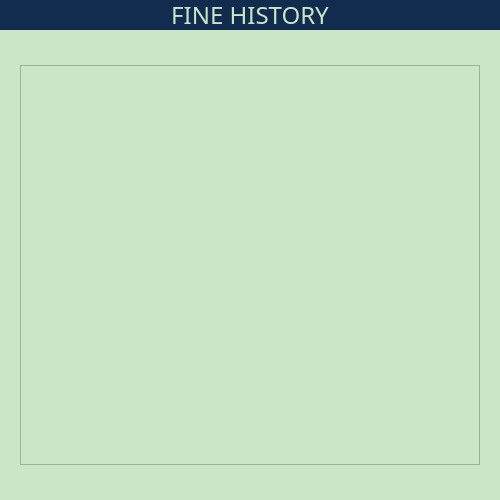
<?xml version="1.0" encoding="UTF-8"?>
<ui version="4.0">
 <class>view_fine_history_ui</class>
 <widget class="QDialog" name="view_fine_history_ui">
  <property name="geometry">
   <rect>
    <x>0</x>
    <y>0</y>
    <width>500</width>
    <height>500</height>
   </rect>
  </property>
  <property name="windowTitle">
   <string>Fine History</string>
  </property>
  <property name="styleSheet">
   <string notr="true">background-color: #CBE6C7;</string>
  </property>
  <widget class="QLabel" name="label">
   <property name="geometry">
    <rect>
     <x>0</x>
     <y>0</y>
     <width>500</width>
     <height>30</height>
    </rect>
   </property>
   <property name="font">
    <font>
     <family>Gloucester MT Extra Condensed</family>
     <pointsize>18</pointsize>
    </font>
   </property>
   <property name="styleSheet">
    <string notr="true">background-color:#122C4F;
color:#CBE6C7;</string>
   </property>
   <property name="text">
    <string>FINE HISTORY</string>
   </property>
   <property name="alignment">
    <set>Qt::AlignCenter</set>
   </property>
  </widget>
  <widget class="QTableWidget" name="fine_history_table">
   <property name="geometry">
    <rect>
     <x>20</x>
     <y>65</y>
     <width>460</width>
     <height>400</height>
    </rect>
   </property>
   <property name="font">
    <font>
     <family>Gloucester MT Extra Condensed</family>
     <pointsize>12</pointsize>
    </font>
   </property>
   <property name="styleSheet">
    <string notr="true">QTableWidget {
    background-color: #CBE6C7;
    color: #122C4F;
    gridline-color: #122C4F;
}

QHeaderView::section {
    background-color: #CBE6C7;
    color: #122C4F;
    padding: 4px;
}

QTableCornerButton::section {
    background-color: #CBE6C7;
}

QAbstractScrollArea::corner {
    background: #CBE6C7;
}
</string>
   </property>
   <attribute name="verticalHeaderVisible">
    <bool>false</bool>
   </attribute>
  </widget>
 </widget>
 <resources/>
 <connections/>
</ui>
